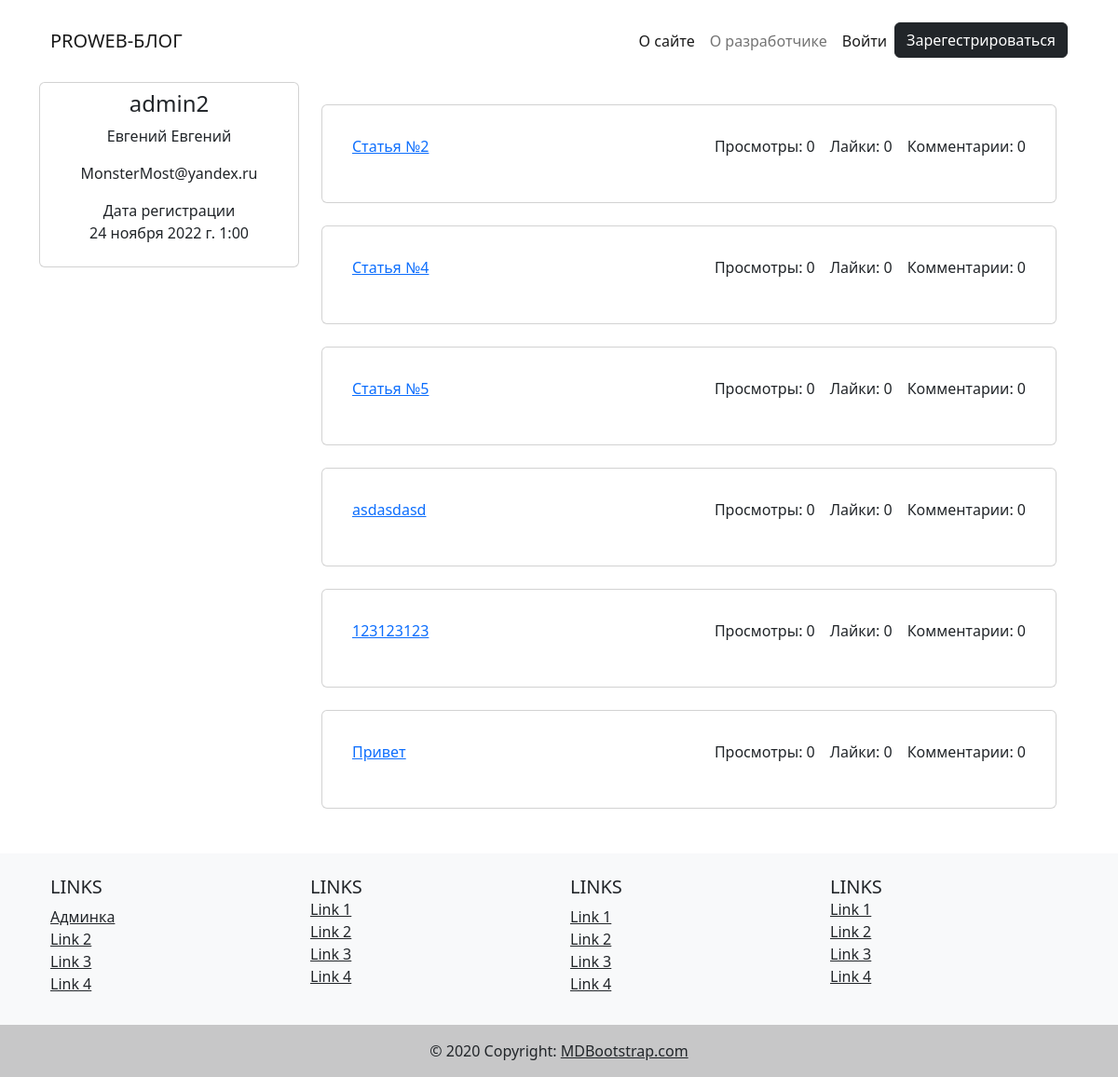
The page /profile/2 on the database its author committed.
### blog/models.py (models this page shows, shortened)
class Article(models.Model):
    title = models.CharField(max_length=255, verbose_name='Название статьи')
    content = models.TextField(default='Здесь будет описание', verbose_name='Описание')
    photo = models.ImageField(upload_to='photos/', blank=True, null=True, verbose_name='Изображение')
    views = models.PositiveIntegerField(default=0, verbose_name='Просмотры')
    created_at = models.DateTimeField(auto_now_add=True, verbose_name='Дата создания') # Автоматически возьмет время создания
    updated_at = models.DateTimeField(auto_now=True, verbose_name='Дата обновления') # Время последнего изменения
    category = models.ForeignKey(Category, on_delete=models.CASCADE, verbose_name='Категория')
    author = models.ForeignKey(User, on_delete=models.CASCADE, default=None, null=True, blank=True)
    def get_absolute_url(self):
        return reverse('article', kwargs={'pk': self.pk})
    class Meta:
        verbose_name = 'Статья'
        verbose_name_plural = 'Статьи'

### blog/views.py (the view)
# urls.py: path('profile/<int:user_id>', profile, name='profile'),
def profile(request, user_id):
    user = User.objects.get(pk=user_id)
    articles = Article.objects.filter(author=user)
    data = []
    for article in articles:
        likes = len(Mark.objects.filter(article=article, like=True))
        comments = len(Comment.objects.filter(article=article))
        data.append({
            'article': article,
            'likes': likes,
            'comments': comments
        })
    context = {
        'title': 'Страница пользователя',
        'user': user,
        'articles': data
    }
    return render(request, 'blog/profile.html', context)

### blog/templates/blog/profile.html (shortened to what this page needs)
{% extends 'base.html' %}
{% block main %}
<div class="container d-flex justify-content-between">
    <div class="col-3">
        <div class="card p-2">
            <h4 class="text-center">{{ user.username }}</h4>
            <p class="text-center">{{ user.first_name }} {{ user.last_name }}</p>
            <p class="text-center">{{ user.email }}</p>
            <span class="text-center">Дата регистрации</span>
            <p class="text-center">{{ user.date_joined }}</p>
        </div>
    </div>
    <div class="col-9">
        {% for article in articles %}
        <div class="card p-4 m-4">
            <div class="d-flex justify-content-between">
                <div class="p-2">
                    <a href="{{ article.article.get_absolute_url }}">{{ article.article.title }}</a>
                </div>
                <div class="d-flex justify-content-between">
                    <p class="p-2">Просмотры: {{ article.article.views }}</p>
                    <p class="p-2">Лайки: {{ article.likes }}</p>
                    <p class="p-2">Комментарии: {{ article.comments }}</p>
                </div>
            </div>
        </div>
        {% endfor %}
    </div>
</div>
{% endblock main %}

### rows shown on the page
Article: article "Статья №2", article.views "0", likes "0", comments "0"
Article: article "Статья №4", article.views "0", likes "0", comments "0"
Article: article "Статья №5", article.views "0", likes "0", comments "0"
Article: article "asdasdasd", article.views "0", likes "0", comments "0"
Article: article "123123123", article.views "0", likes "0", comments "0"
Article: article "Привет", article.views "0", likes "0", comments "0"

### other values the page prints
{{ user.username }} "admin2"
{{ user.first_name }} "Евгений"
{{ user.last_name }} "Евгений"
{{ user.email }} "MonsterMost@yandex.ru"
{{ user.date_joined }} "24 ноября 2022 г. 1:00"
